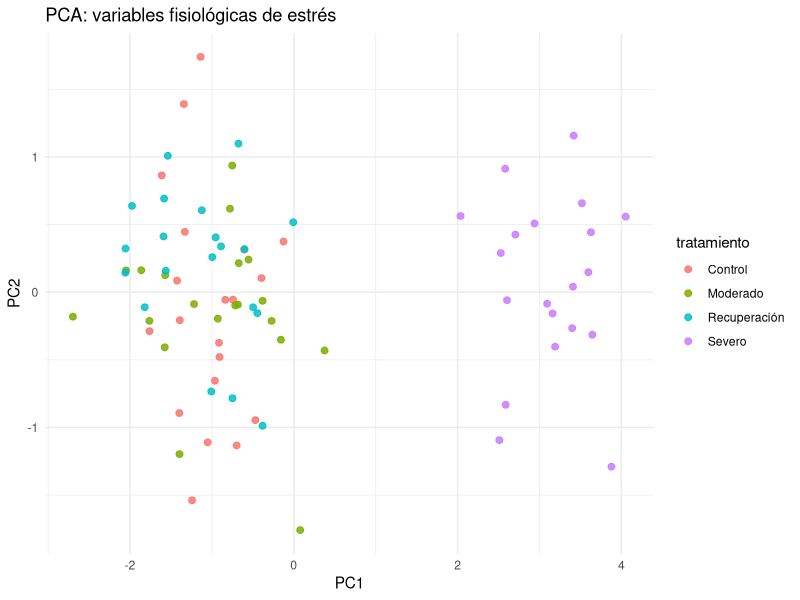

Reproduce this figure in R.
# 05_Multivariado_y_Omicas/05_pca_basico.R
# PCA básico con variables fisiológicas simuladas

suppressPackageStartupMessages({
  library(ggplot2)
})

set.seed(777)

n <- 80
trat <- factor(rep(c("Control", "Moderado", "Severo", "Recuperación"), each = n / 4))

datos <- data.frame(
  tratamiento = trat,
  clorofila = rnorm(n, mean = ifelse(trat == "Severo", 28, 38), sd = 3),
  conductancia = rnorm(n, mean = ifelse(trat == "Severo", 0.18, 0.35), sd = 0.05),
  biomasa = rnorm(n, mean = ifelse(trat == "Severo", 12, 18), sd = 2),
  prolina = rnorm(n, mean = ifelse(trat == "Severo", 7.5, 3.2), sd = 1.1),
  ndvi = rnorm(n, mean = ifelse(trat == "Severo", 0.54, 0.72), sd = 0.06)
)

X <- scale(datos[, -1])
pca <- prcomp(X, center = TRUE, scale. = TRUE)

cat("=== Resumen PCA ===\n")
print(summary(pca))

scores <- as.data.frame(pca$x[, 1:2])
scores$tratamiento <- datos$tratamiento

p <- ggplot(scores, aes(PC1, PC2, color = tratamiento)) +
  geom_point(size = 2, alpha = 0.85) +
  theme_minimal() +
  labs(title = "PCA: variables fisiológicas de estrés", x = "PC1", y = "PC2")
print(p)
